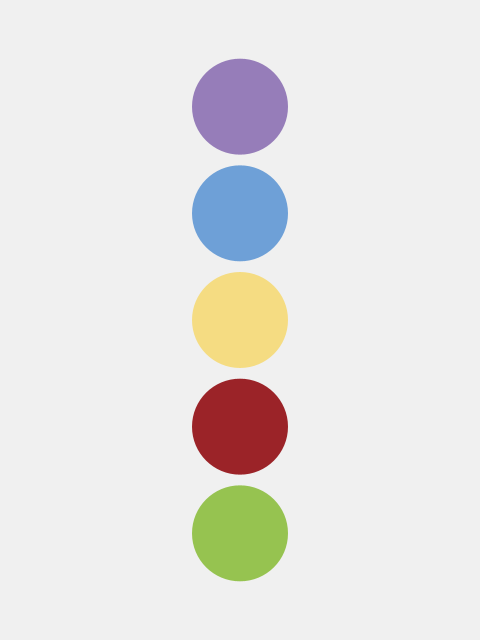
Frame 1 (no input)
Frame 2 (the mouse pressed at the canvas centre, redrawn once): identical to frame 1, image omitted

The Processing sketch that drew this single still picture (run headless with seeded random() and noise(); the mouse was pressed at the canvas centre and the sketch redrawn once):

// Processing sketch: inside_out
// ── inside_out.pde
// Manuale di Programmazione Cinematografica
// Daniele Olmisani, 2015

// Inside Out (2015)


final color PAPER = color(240);
final color[] INKS = new color[] {
  color(150, 125, 185),
  color(110, 160, 215),
  color(245, 220, 130),
  color(155, 35, 40),
  color(150, 195, 80)
};


void setup() {
  size(480, 640);
  noLoop();
}


void draw() {
  
  float delta = (float)height/(INKS.length+1);
  float size = 0.9*delta;
  
  translate(width/2.0, 0);
  
  background(PAPER);
  noStroke();
  
  for (int i=0; i<INKS.length; i++) {
    translate(0, delta);
    fill(INKS[i]);
    ellipse(0, 0, size, size);
  }
   
  save("inside-out.png");
}
